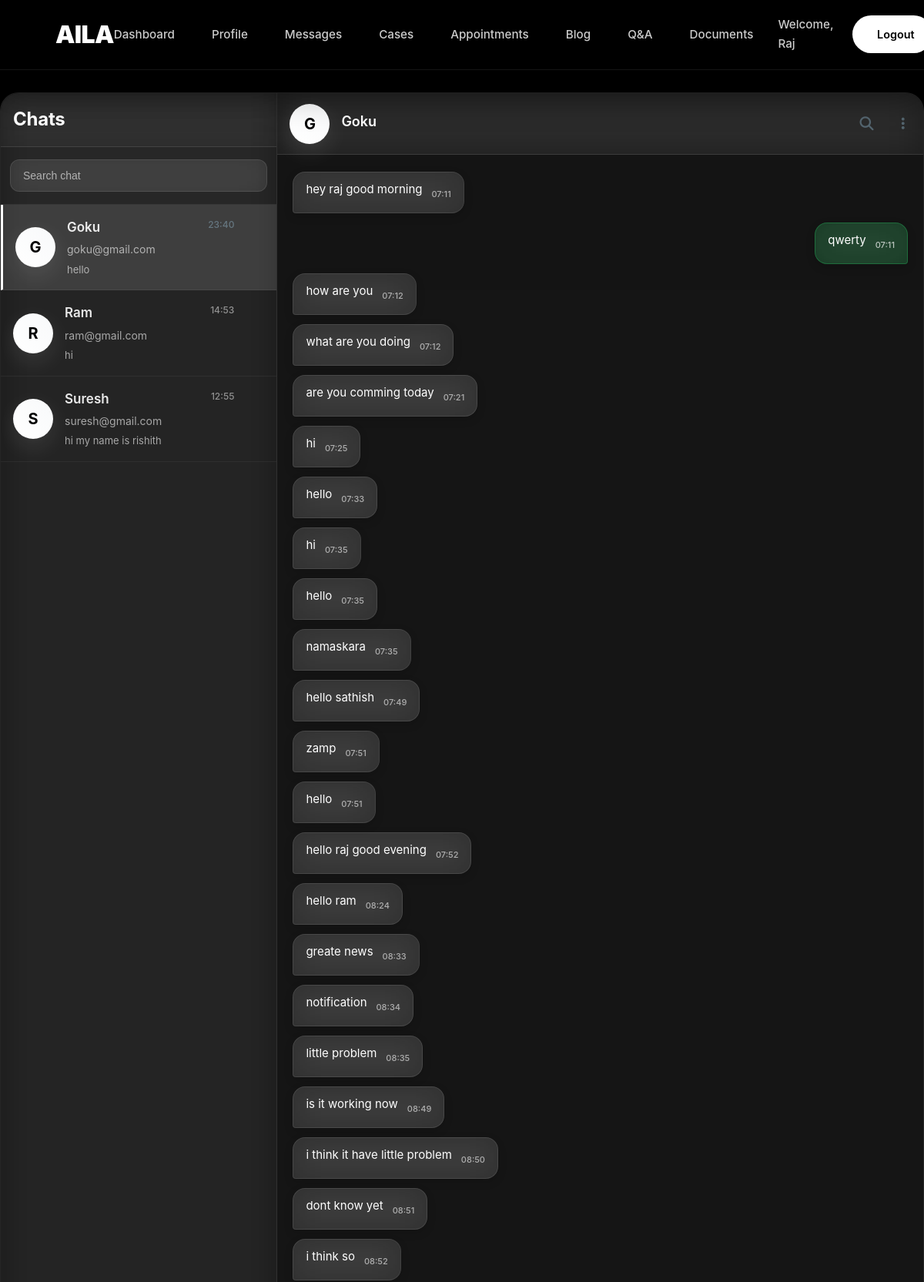
The page /messages/?user_id=5 (signed in, upper part) on the database its author committed.
### app/models.py (models this page shows, shortened)
class CustomUser(AbstractBaseUser, PermissionsMixin):
    ROLE_CHOICES = (
        ('user', 'User'),
        ('lawyer', 'Lawyer'),
        ('admin', 'Admin'),
    )
    email = models.EmailField(unique=True)
    full_name = models.CharField(max_length=255)
    role = models.CharField(max_length=10, choices=ROLE_CHOICES, default='user')
    is_active = models.BooleanField(default=True)
    is_staff = models.BooleanField(default=False)
    otp = models.CharField(max_length=6, blank=True, null=True)
    objects = CustomUserManager()
    USERNAME_FIELD = 'email'
    REQUIRED_FIELDS = ['full_name']

class Message(models.Model):
    sender = models.ForeignKey(CustomUser, on_delete=models.CASCADE, related_name='sent_messages')
    receiver = models.ForeignKey(CustomUser, on_delete=models.CASCADE, related_name='received_messages')
    content = models.TextField(blank=True)
    file = models.FileField(upload_to='chat_files/', null=True, blank=True)
    timestamp = models.DateTimeField(auto_now_add=True)
    deleted_by_sender = models.BooleanField(default=False)
    deleted_by_receiver = models.BooleanField(default=False)
    is_read = models.BooleanField(default=False)

### app/views.py (the view)
# urls.py: path('messages/', views.messaged_users, name='messaged_users'),
@login_required
def messaged_users(request):
    if request.user.role != 'lawyer':
        return redirect('login')
    from django.db.models import Max, Subquery, OuterRef, Count
    last_message_subquery = Message.objects.filter(
        Q(sender=OuterRef('pk'), receiver=request.user) |
        Q(sender=request.user, receiver=OuterRef('pk'))
    ).exclude(
        Q(sender=request.user, deleted_by_sender=True) |
        Q(receiver=request.user, deleted_by_receiver=True)
    ).order_by('-timestamp')
    users_with_messages = CustomUser.objects.filter(
        sent_messages__receiver=request.user,
        sent_messages__deleted_by_receiver=False
    ).annotate(
        last_message_time=Max('sent_messages__timestamp'),
        last_message_content=Subquery(last_message_subquery.values('content')[:1]),
        last_message_timestamp=Subquery(last_message_subquery.values('timestamp')[:1]),
        unread_count=Count('sent_messages', filter=Q(
            sent_messages__receiver=request.user,
            sent_messages__is_read=False,
            sent_messages__deleted_by_receiver=False
        ))
    ).distinct().order_by('-last_message_time')
    messages = []
    selected_user = None
    user_id = request.GET.get('user_id')
    if user_id:
        try:
            selected_user = CustomUser.objects.get(id=user_id)
            messages = Message.objects.filter(
                sender__in=[request.user, selected_user],
                receiver__in=[request.user, selected_user]
            ).exclude(
                Q(sender=request.user, deleted_by_sender=True) |
                Q(receiver=request.user, deleted_by_receiver=True)
            ).order_by('timestamp')
            Message.objects.filter(
                sender=selected_user,
                receiver=request.user,
                is_read=False
            ).update(is_read=True)
        except CustomUser.DoesNotExist:
            selected_user = None
    return render(request, 'messaged_users.html', {
        'users': users_with_messages,
        'messages': messages,
        'selected_user': selected_user
    })

### app/templates/messaged_users.html (shortened to what this page needs)
<!DOCTYPE html>
<html lang="en">
<head>
  <link rel="stylesheet" href="https://cdnjs.cloudflare.com/ajax/libs/font-awesome/6.5.0/css/all.min.css">
</head>
<body>
  <header>
      <nav>
          <div class="logo">AILA</div>
          <ul class="nav-links">
              <li><a href="{% url 'lawyer_dashboard' %}">Dashboard</a></li>
              <li><a href="{% url 'edit_profile' %}">Profile</a></li>
              <li><a href="{% url 'messaged_users' %}">Messages</a></li>
              <li><a href="{% url 'lawyer_case' %}">Cases</a></li>
              <li><a href="{% url 'set_appointment' %}">Appointments</a></li>
              <li><a href="{% url 'lawyer_blog' %}">Blog</a></li>
              <li><a href="{% url 'lawyer_qa' %}">Q&A</a></li>
              <li><a href="{% url 'document' %}">Documents</a></li>
          </ul>
          <div class="header-right">
              <span class="welcome-text">Welcome, {{ request.user.full_name }}</span>
              <a href="{% url 'logout' %}" class="logout-btn">Logout</a>
          </div>
      </nav>
  </header>
  <div class="whatsapp-container">
    <div class="sidebar">
      <div class="sidebar-header">
        <h3>Chats</h3>
      </div>
      <div class="search-container">
        <input type="text" class="search-box" placeholder="Search chat" id="searchInput">
      </div>
      <div class="users-list" id="usersList">
        {% for user in users %}
          <div class="user-item-wrapper" data-user-id="{{ user.id }}">
            <a href="?user_id={{ user.id }}" class="user-item {% if selected_user and selected_user.id == user.id %}active{% endif %}"
               data-user-id="{{ user.id }}" data-user-name="{{ user.full_name }}" data-user-email="{{ user.email }}">
              <div class="user-avatar">
                {% if user.full_name %}
                  {{ user.full_name|first|upper }}
                {% else %}
                  {{ user.email|first|upper }}
                {% endif %}
              </div>
              <div class="user-info">
                <div class="user-name">{{ user.full_name }}</div>
                <div class="user-email">{{ user.email }}</div>
                <div class="last-message" id="last-msg-{{ user.id }}">
                  {% if user.last_message_content %}
                    {{ user.last_message_content|truncatechars:50 }}
                  {% endif %}
                </div>
              </div>
              <div class="message-time" id="msg-time-{{ user.id }}">
                {% if user.last_message_timestamp %}
                  {{ user.last_message_timestamp|date:"H:i" }}
                {% endif %}
              </div>
            </a>
          </div>
        {% empty %}
          <div class="no-users">
            <p>No messages received yet.</p>
          </div>
        {% endfor %}
      </div>
    </div>
    <div class="chat-area">
      {% if selected_user %}
        <div id="chatInterface">
          <div class="chat-header">
            <div class="user-avatar" id="chatUserAvatar">
              {% if selected_user.full_name %}
                {{ selected_user.full_name|first|upper }}
              {% else %}
                {{ selected_user.email|first|upper }}
              {% endif %}
            </div>
            <div class="user-info">
              <div class="user-name" id="chatUserName">{{ selected_user.full_name }}</div>
            </div>
            <div style="display: flex; align-items: center; position: relative;">
              <i class="fas fa-search" id="searchMessages" style="color: #54656f; margin-right: 20px; cursor: pointer;"></i>
              <div class="chat-header-dropdown">
                <i class="fas fa-ellipsis-v" style="color: #54656f; cursor: pointer;" onclick="toggleChatHeaderDropdown(event)"></i>
              </div>
            </div>
          </div>
          <div id="chat-box" class="chat-messages">
            {% for msg in messages %}
              <div class="message-container {% if msg.sender == request.user %}right{% else %}left{% endif %}">
                <div class="chat-bubble">
                  {% if msg.content %}
                    {{ msg.content|linebreaksbr }}
                  {% endif %}
                  <div class="timestamp">{{ msg.timestamp|date:"H:i" }}</div>
                </div>
              </div>
            {% endfor %}
          </div>
        </div>
      {% endif %}
    </div>
  </div>
</body>
</html>

### rows shown on the page
CustomUser: user.full_name "Raj"
CustomUser: full_name|first "G", full_name "Goku", email "goku@gmail.com", last_message_content "hello", last_message_timestamp "23:40"
CustomUser: full_name|first "R", full_name "Ram", email "ram@gmail.com", last_message_content "hi", last_message_timestamp "14:53"
CustomUser: full_name|first "S", full_name "Suresh", email "suresh@gmail.com", last_message_content "hi my name is rishith", last_message_timestamp "12:55"
Message: content "hey raj good morning", timestamp "07:11"
Message: content "qwerty", timestamp "07:11"
Message: content "how are you", timestamp "07:12"
Message: content "what are you doing", timestamp "07:12"
Message: content "are you comming today", timestamp "07:21"
Message: content "hi", timestamp "07:25"
Message: content "hello", timestamp "07:33"
Message: content "hi", timestamp "07:35"
Message: content "hello", timestamp "07:35"
Message: content "namaskara", timestamp "07:35"
Message: content "hello sathish", timestamp "07:49"
Message: content "zamp", timestamp "07:51"
Message: content "hello", timestamp "07:51"
Message: content "hello raj good evening", timestamp "07:52"
Message: content "hello ram", timestamp "08:24"
Message: content "greate news", timestamp "08:33"
Message: content "notification", timestamp "08:34"
Message: content "little problem", timestamp "08:35"
Message: content "is it working now", timestamp "08:49"
Message: content "i think it have little problem", timestamp "08:50"
Message: content "dont know yet", timestamp "08:51"
Message: content "i think so", timestamp "08:52"
